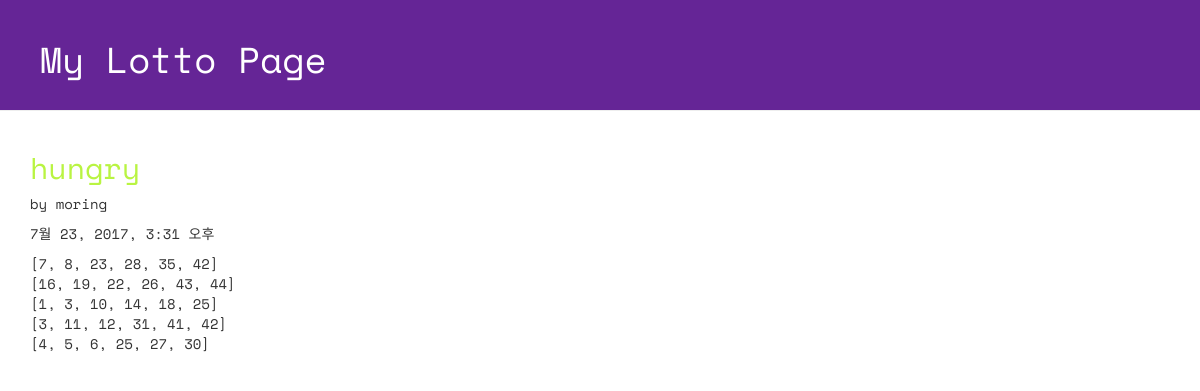
Page /lotto/2/detail/ on the committed database.
### lotto/models.py (models this page shows, shortened)
class GuessNumbers(models.Model):
    name = models.CharField(max_length = 24)
    lottos = models.CharField(max_length = 255, default = '[1,2,3,4,5,6]')
    text = models.CharField(max_length = 255)
    num_lotto = models.IntegerField(default = 5)
    update_date = models.DateTimeField()

### lotto/views.py (the view)
# urls.py: url(r'^lotto/(?P<lottokey>[0-9]+)/detail/$', views.detail, name='detail'),
def detail(request, lottokey):
    lotto = GuessNumbers.objects.get(pk = lottokey)
    return render(request, "lotto/detail.html", {"lotto": lotto})

### lotto/templates/lotto/detail.html (shortened to what this page needs)
<!DOCTYPE html>
{% load staticfiles %}
<html lang="ko">
<head>
  <link rel="stylesheet" href="//maxcdn.bootstrapcdn.com/bootstrap/3.2.0/css/bootstrap.min.css">
  <link rel="stylesheet" href="//maxcdn.bootstrapcdn.com/bootstrap/3.2.0/css/bootstrap-theme.min.css">
  <link rel="stylesheet" href="{% static 'css/lotto.css'%}">
</head>
<body>
  <div class="page-header">
  <h1>My Lotto Page</h1>
  </div>
  <div class="container lotto">
    <h2>{{lotto.text}}</h2>
    <p> by {{lotto.name}}</p>
    <p> {{lotto.update_date}}</p>
    <p> {{lotto.lottos|linebreaksbr}}</p>
  </div>
</body>
</html>

### lotto/static/css/lotto.css (style rules this page uses)
.page-header { background-color: #652596; margin-top: 0; padding: 20px 20px 20px 40px; font-family: 'Space Mono', monospace; }
.page-header h1 { color: #FFFFFF; }
.container { font-family: 'Space Mono', monospace; }
.container h2 { color: #b9f442; }

### rows in the picture
GuessNumbers: text "hungry", name "moring", update_date "7월 23, 2017, 3:31 오후", lottos "[7, 8, 23, 28, 35, 42] [16, 19, 22, 26, 43, 44] [1, 3, 10, 14, 18, 25] [3, 11, 12, 31, 41, 42] [4, 5, 6, 25, 27, 30]"
